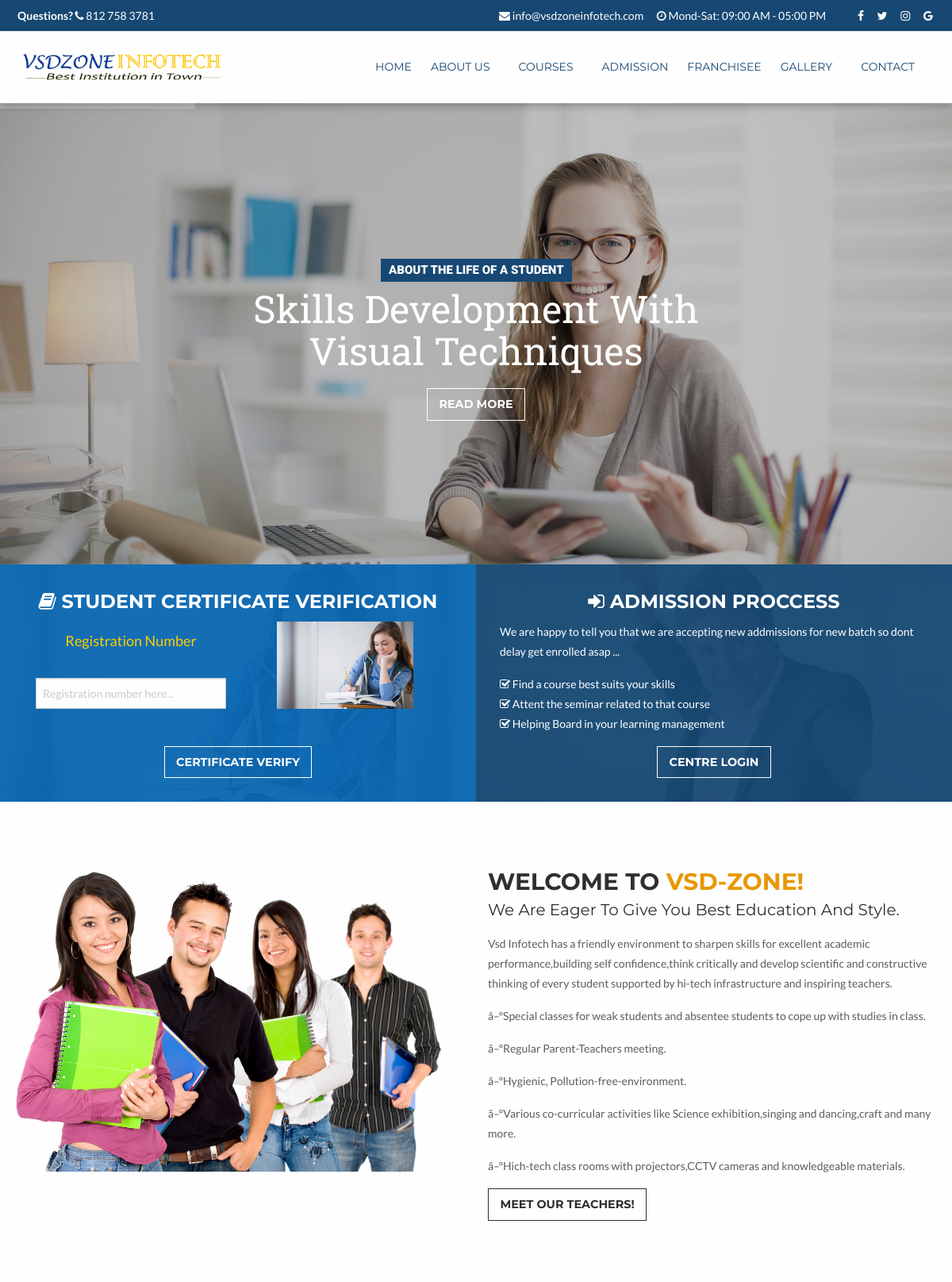
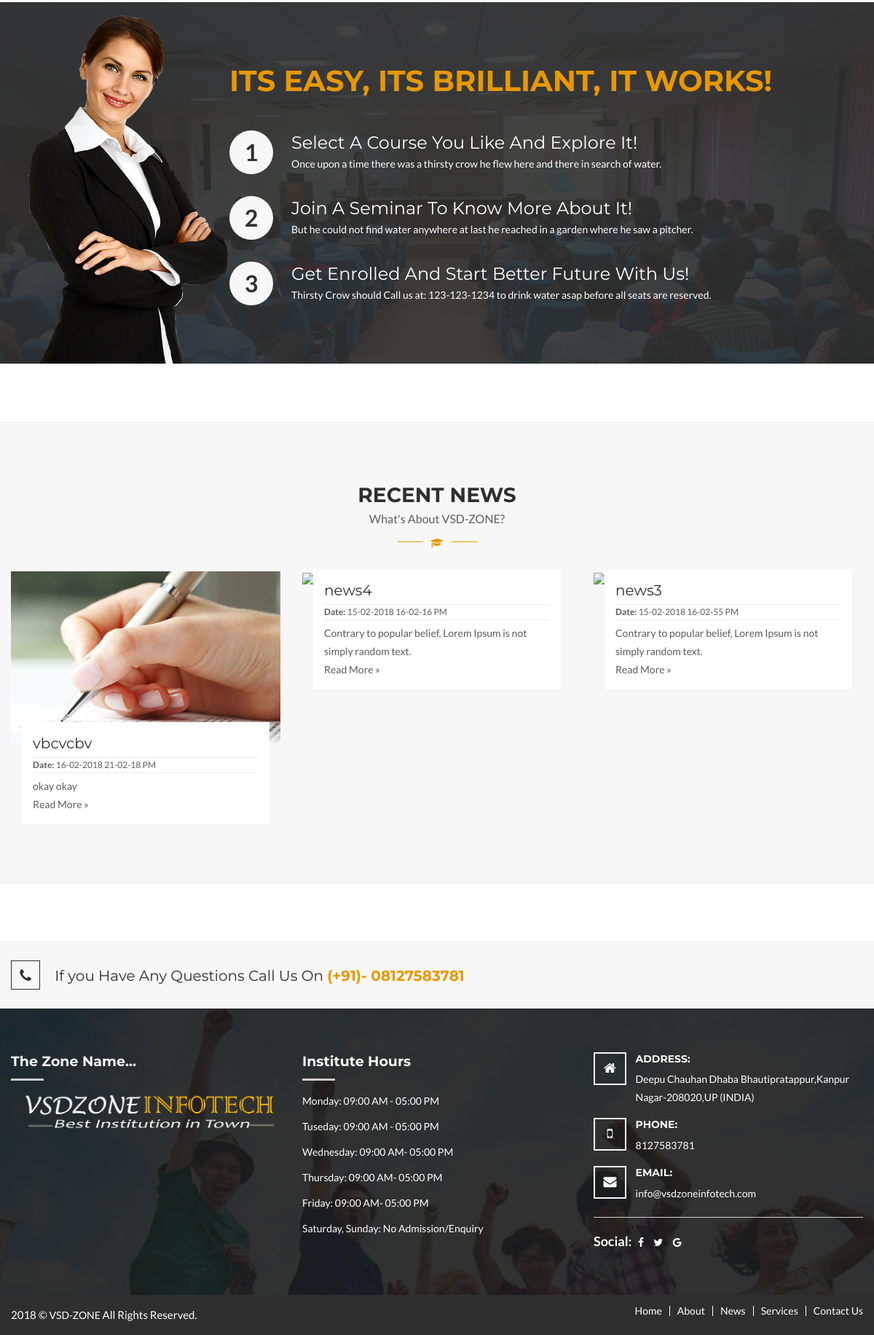
The app's page /theme/index.php with its own data (2 pictures, top to bottom).
### tables this page shows
CREATE TABLE `view` (
  `view_id` int(11) NOT NULL,
  `menu_id` int(11) NOT NULL,
  `view_name` varchar(100) NOT NULL,
  `view_image` text NOT NULL,
  `view_description` text NOT NULL,
  `time` datetime NOT NULL
);

CREATE TABLE `news` (
  `news_id` int(11) NOT NULL,
  `title1` varchar(100) NOT NULL,
  `description1` text NOT NULL,
  `news_pic` text NOT NULL,
  `update_time` datetime NOT NULL
);

### theme/index.php (the view, shortened to what this page needs)
<?php include('layout.php');?>
<!doctype html>
<html lang="en">
        <div class="welcome-message module">
        	<div class="row">
             <?php
				$qry="SELECT * FROM `view` WHERE `view_id`='1'";
			      $run=mysql_query($qry);
			  	  $row=mysql_fetch_assoc($run);
				  $view_description=$row['view_description'];
				   $view_image=$row['view_image'];
			?>
            	<div class="medium-6 small-12 columns">
                <img src="wpanel/viewpic/<?php echo $view_image;?>" width="600" height="300" alt=""/>
                </div>
                <div class="medium-6 small-12 columns">
                	<h2>Welcome to <span>VSD-ZONE!</span></h2>
                    <h3>We are eager to give you best Education and style.</h3>
                    <p><?php echo $view_description; ?></p>
                    <a href="#" class="primary bordered-dark button">Meet Our Teachers!</a>
                </div>
            </div>
        </div>
        <div class="seminar-events content-area module">
        	<img src="images/help/businesswoman.png" class="upper-background" alt="Business Women" />
        	<div class="row">
			    <div class="our-process-wrapper">
                    <div class="medium-8 medium-offset-3 small-12 columns our-process">
                    	<h2>Its Easy, Its Brilliant, It Works!</h2>
                        <div class="process">
                        	<div class="number">1</div>
                            <div class="right-info">
                            	<h3>Select a Course you like and Explore it!</h3>
                                <p>Once upon a time there was a thirsty crow he flew here and there in search of water.</p>
                            </div>
                            <div class="clearfix"></div>
                        </div>
                        <div class="process">
                        	<div class="number">2</div>
                            <div class="right-info">
                            	<h3>Join a Seminar To know More about it!</h3>
                                <p>But he could not find water anywhere at last he reached in a garden where he saw a pitcher.</p>
                            </div>
                            <div class="clearfix"></div>
                        </div>
                        <div class="process">
                        	<div class="number">3</div>
                            <div class="right-info">
                            	<h3>Get Enrolled and start better future with us!</h3>
                                <p>Thirsty Crow should Call us at: 123-123-1234 to drink water asap before all seats are reserved.</p>
                            </div>
                            <div class="clearfix"></div>
                        </div>
                    </div>
                </div>
            </div>
        </div>
        <div class="blog-posts module grey-bg">
        	<div class="section-title-wrapper">
                <div class="section-title">
                    <h2>Recent News</h2>
                    <p>What's about VSD-ZONE?</p>
                </div>
            </div>
        	<div class="row">
                <div class="posts-wrapper">
                <?php
						$qry1="SELECT * FROM `news` ORDER BY `news`.`news_id` DESC";
						$run1=mysql_query($qry1);
			  	  		while($row1=mysql_fetch_assoc($run1)){
				  		$news_id=$row1['news_id'];
						$title1=$row1['title1'];
				  		$news_pic=$row1['news_pic'];
						$description1=$row1['description1'];
				   		$update_time=$row1['update_time'];
									$date=date('d-m-Y H-m-s A',strtotime($update_time));
						?>
                    <div class="medium-4 small-12 columns">
                        <div class="post">
                            <div class="post-thumb">
                            	<a href="#">
	                            	<img src="wpanel/news/<?php echo $news_pic;?>" alt="My Blog post" />
                                </a>
                            </div>
                            <div class="post-content">
                            	<h4><a href="#"><?php echo $title1; ?></a></h4>
                                <div class="post-meta"><strong>Date:</strong> <?php echo $date; ?></div>
                                <p><?php echo $description1; ?><a href="news.php?id=<?php echo $news_id?>">Read More &raquo;</a></p>
                            </div>
                        </div>
                	</div>
                    <?php }?>
                </div>
            </div>
        </div>
</html>

### theme/style.css (style rules this page uses)
body { font-family:'Lato', sans-serif; line-height:25px; font-size:0.875rem; font-weight:400; padding:0; margin:0; font-style:normal; color:#5d5d5d; }
h2, h2 a { font-size:1.75rem; }
h3, h3 a { font-size:1.50rem; }
h4, h4 a { font-size:1.25rem; }
h1,h2,h3,h4,h5,h6, h2 a, h3 a, h4 a, h5 a, h6 a, h1 span, h2 span, h3 span, h4 span, h5 span, h6 span { font-family:'Montserrat', sans-serif; font-weight:bold; color:#2f2f2f; }
.button { text-transform:uppercase; font-weight:bold; font-family:'Montserrat', sans-serif; }
.button.primary { background-color:#174873; }
.bordered-dark { background-color:transparent !important; border:1px solid #2f2f2f !important; color:#2f2f2f !important; }
.module { position:relative; margin-bottom:80px; }
.section-title-wrapper { position:relative; margin-bottom:40px; }
.section-title { overflow:hidden; position:relative; text-align:center; }
.section-title h2 { margin-bottom:0px; text-transform:uppercase; font-weight:bold !important; }
.section-title p { font-size:1rem; text-transform:capitalize; margin-bottom:20px; }
.section-title-wrapper::after { bottom:-6px; color:rgb(231, 152, 0); content:"\f19d"; font-family:fontawesome; font-size:14px; height:17px; left:0px; position:absolute; right:0px; text-align:center; width:39px; z-index:9; background:none 0px 0px repeat scroll rgb(255, 255, 255); margin:0px auto; }
.section-title-wrapper:before { background:#e79800 none repeat scroll 0 0; bottom:0; content:""; height:1px; left:0; margin:0 auto; position:absolute; right:0; text-align:center; width:109px; }
.grey-bg .section-title-wrapper::after { background:none 0px 0px repeat scroll rgb(247, 247, 247); }
.welcome-message h2 { text-transform:uppercase; font-size:1.850rem; margin-bottom:0px; }
.welcome-message h2 span { color:#e79800; font-size:1.850rem; }
.welcome-message h3 { font-weight:normal; text-transform:capitalize; font-size:1.25rem; }
.welcome-message .button { margin-bottom:0px; }
.seminar-events { position:relative; padding-top:80px; padding-bottom:80px; background-color:rgba(47, 47, 47, 0.9); }
.seminar-events::after { content:""; top:0; left:0; bottom:0; right:0; position:absolute; z-index:-1; background:url('images/help/eventsbgbk.jpg'); background-size:cover; }
.upper-background { height:100%; width:auto; position:absolute; bottom:0px; left:0px; }
.our-process h2 { color:#FFF; font-size:2.5rem; text-transform:uppercase; margin-bottom:40px; color:#e79800; }
.process h3, .process p { color:#FFF; margin-bottom:0px; }
.process h3 { text-transform:capitalize; font-weight:normal; }
.process .number { float:left; font-size:2rem; background-color:#f7f7f7; color:#2f2f2f; display:block; width:60px; height:60px; border-radius:100%; text-align:center; line-height:60px; margin-right:25px; font-weight:bold; }
.process .right-info { float:left; }
.process { margin-bottom:30px; }
.our-process .process:last-child { margin-bottom:0px; }
.blog-posts { background-color:#f7f7f7; border-top:1px solid #ededed; border-bottom:1px solid #ededed; padding-top:80px; padding-bottom:80px; }
.post { position:relative; }
.post-thumb { z-index:2; }
.post p { margin-bottom:0px; }
.post h4, .post h4 a { margin-bottom:0px; font-weight:normal; }
.post-meta, .post-meta a { font-size:12px; line-height:20px; }
.post-meta { margin-top:5px; margin-bottom:5px; border-top:1px solid #ededed; border-bottom:1px solid #ededed; }
.post-content { background-color:#FFF; width:calc(100% - 30px); padding:15px; z-index:5; margin-top:-30px; position:relative; margin-left:15px; }
.staff-detail h4, h4 a { margin-top: 10px; font-weight:normal; }

### records on screen
view: view_image (picture), view_description "Vsd Infotech has a friendly environment to sharpen skills for excellent academic performance,building self confidence,think critically and develop scientific and constructive thinking of every student supported by hi-tech infrastructure and inspiring teachers. â–ºSpecial classes for weak students and absentee students to cope up with studies in class. â–ºRegular Parent-Teachers meeting. â–ºHygienic, Pollution-free-environment. â–ºVarious co-curricular activities like Science exhibition,singing and dancing,craft and many more. â–ºHich-tech class rooms with projectors,CCTV cameras and knowledgeable materials."
news: news_pic (picture), title1 "vbcvcbv", update_time "16-02-2018 21-02-18 PM", description1 "okay okay"
news: title1 "news4", update_time "15-02-2018 16-02-16 PM", description1 "Contrary to popular belief, Lorem Ipsum is not simply random text."
news: title1 "news3", update_time "15-02-2018 16-02-55 PM", description1 "Contrary to popular belief, Lorem Ipsum is not simply random text."
